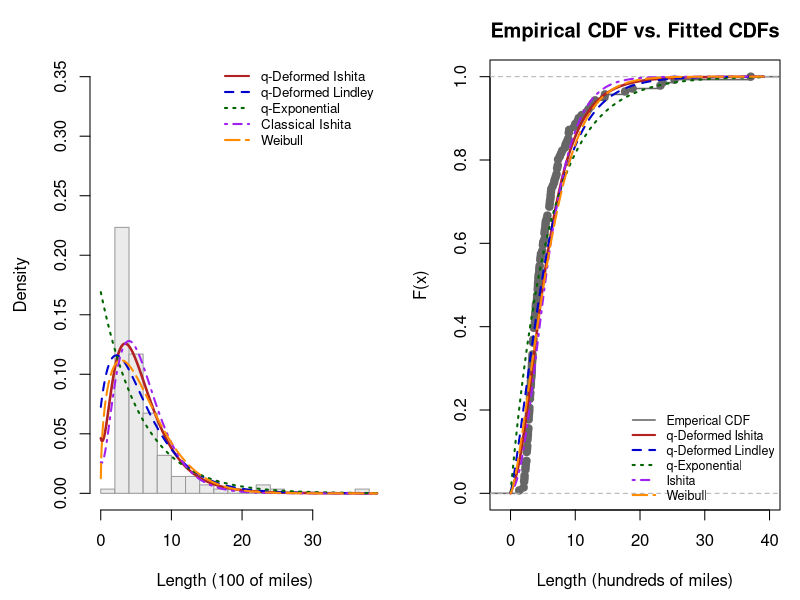
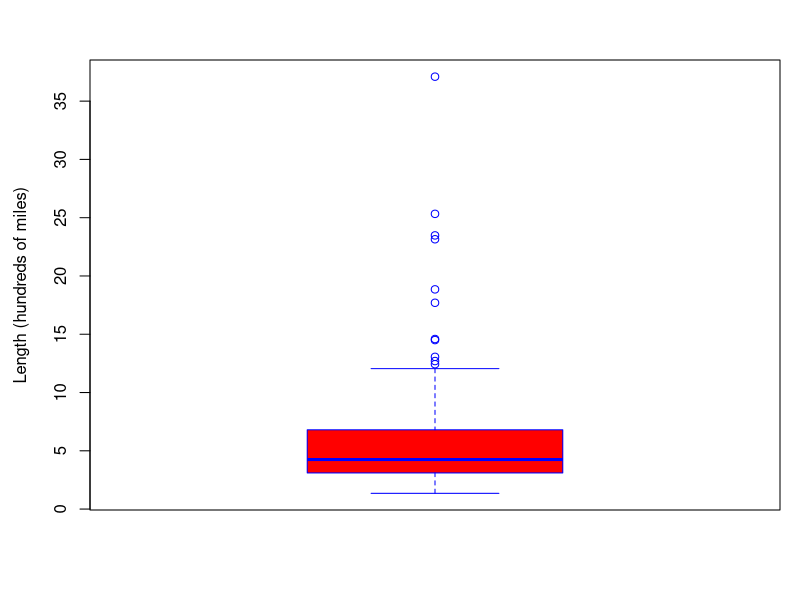

The R script that drew these images, in order:
data("rivers")
force(rivers)
x <- rivers / 100  
n <- length(x)


#(a) q-Deformed Ishita (qDI)
dqDI <- function(x, theta, q) {
  if (theta <= 0 || q >= 4/3 || q < 1) return(rep(0, length(x)))
  num <- (2 - q) * (3 - 2 * q) * (4 - 3 * q) * (theta^3)
  den <- 2 + (3 - 2 * q) * (4 - 3 * q) * (theta^3)
  if (den <= 0 || num <= 0) return(rep(0, length(x)))
  
  C_val <- num / den
  pdf_vals <- numeric(length(x))
  valid <- (x > 0)
  
  if (abs(q - 1) < 1e-5) {
    pdf_vals[valid] <- (theta^3 / (theta^3 + 2)) * (theta + x[valid]^2) * exp(-theta * x[valid])
  } else {
    term <- 1 + (q - 1) * theta * x[valid]
    pdf_vals[valid] <- C_val * (theta + x[valid]^2) * (term^(-1 / (q - 1)))
  }
  return(pdf_vals)
}

pqDI <- function(x, theta, q) {
  sapply(x, function(val) {
    if (val <= 0) return(0)
    tryCatch(integrate(dqDI, lower = 0, upper = val, theta = theta, q = q)$value, error = function(e) NA)
  })
}

# (b) q-Deformed Lindley 
dqDL <- function(x, theta, q) {
  if (theta <= 0 || q >= 1.5 || q < 1) return(rep(0, length(x)))
  num <- (2 - q) * (3 - 2 * q) * (theta^2)
  den <- 1 + (3 - 2 * q) * theta
  if (den <= 0 || num <= 0) return(rep(0, length(x)))
  
  C_val <- num / den
  pdf_vals <- numeric(length(x))
  valid <- (x > 0)
  
  if (abs(q - 1) < 1e-5) {
    pdf_vals[valid] <- (theta^2 / (1 + theta)) * (1 + x[valid]) * exp(-theta * x[valid])
  } else {
    term <- 1 + (q - 1) * theta * x[valid]
    pdf_vals[valid] <- C_val * (1 + x[valid]) * (term^(-1 / (q - 1)))
  }
  return(pdf_vals)
}

pqDL <- function(x, theta, q) {
  sapply(x, function(val) {
    if (val <= 0) return(0)
    tryCatch(integrate(dqDL, lower = 0, upper = val, theta = theta, q = q)$value, error = function(e) NA)
  })
}

# (c) q-Exponential 
dqExp <- function(x, rate, q) {
  if (rate <= 0 || q >= 2 || q < 1) return(rep(0, length(x)))
  pdf_vals <- numeric(length(x))
  valid <- (x > 0)
  
  if (abs(q - 1) < 1e-5) {
    pdf_vals[valid] <- rate * exp(-rate * x[valid])
  } else {
    term <- 1 + (q - 1) * rate * x[valid]
    pdf_vals[valid] <- (2 - q) * rate * (term^(-1 / (q - 1)))
  }
  return(pdf_vals)
}


pqExp <- function(x, rate, q) {
  if (abs(q - 1) < 1e-5) {
    return(pexp(x, rate = rate))
  }
  cdf_vals <- numeric(length(x))
  valid <- (x > 0)
  
  
  term <- 1 + (q - 1) * rate * x[valid]
  cdf_vals[valid] <- 1 - term^(-(2 - q) / (q - 1))
  return(cdf_vals)
}

# (d) Classical Ishita
dIshita <- function(x, theta) {
  if (theta <= 0) return(rep(0, length(x)))
  pdf_vals <- numeric(length(x))
  valid <- (x > 0)
  pdf_vals[valid] <- (theta^3 / (theta^3 + 2)) * (theta + x[valid]^2) * exp(-theta * x[valid])
  return(pdf_vals)
}

pIshita <- function(x, theta) {
  sapply(x, function(val) {
    if (val <= 0) return(0)
    tryCatch(integrate(dIshita, lower = 0, upper = val, theta = theta)$value, error = function(e) NA)
  })
}


# 3. Negative Log-Likelihood Functions
nll_qDI <- function(par) {
  theta <- par[1]; q <- par[2]
  if (theta <= 1e-4 || q >= 1.33 || q <= 1.0) return(1e10)
  pdf_vals <- dqDI(x, theta, q)
  if (any(pdf_vals <= 0) || any(is.na(pdf_vals))) return(1e10)
  return(-sum(log(pdf_vals)))
}

nll_qDL <- function(par) {
  theta <- par[1]; q <- par[2]
  if (theta <= 1e-4 || q >= 1.49 || q <= 1.0) return(1e10)
  pdf_vals <- dqDL(x, theta, q)
  if (any(pdf_vals <= 0) || any(is.na(pdf_vals))) return(1e10)
  return(-sum(log(pdf_vals)))
}

nll_qExp <- function(par) {
  rate <- par[1]; q <- par[2]
  if (rate <= 1e-4 || q >= 1.99 || q <= 1.0) return(1e10)
  pdf_vals <- dqExp(x, rate, q)
  if (any(pdf_vals <= 0) || any(is.na(pdf_vals))) return(1e10)
  return(-sum(log(pdf_vals)))
}

nll_Ishita  <- function(par) -sum(log(dIshita(x, par[1])))
nll_Weibull <- function(par) -sum(dweibull(x, shape = par[1], scale = par[2], log = TRUE))
nll_Gamma   <- function(par) -sum(dgamma(x, shape = par[1], rate = par[2], log = TRUE))


# 4. Maximum Likelihood Estimation Optimization
fit_qDI     <- optim(c(0.5, 1.15), nll_qDI,     method = "L-BFGS-B", lower = c(0.01, 1.001), upper = c(5, 1.32))
fit_qDL     <- optim(c(0.5, 1.15), nll_qDL,     method = "L-BFGS-B", lower = c(0.01, 1.001), upper = c(5, 1.48))
fit_qExp    <- optim(c(0.3, 1.15), nll_qExp,    method = "L-BFGS-B", lower = c(0.01, 1.001), upper = c(5, 1.98))
fit_Ishita  <- optim(c(0.5),      nll_Ishita,  method = "L-BFGS-B", lower = c(0.01), upper = c(10))
fit_Weibull <- optim(c(1, 1),      nll_Weibull, method = "L-BFGS-B", lower = c(0.01, 0.01))
fit_Gamma   <- optim(c(1, 1),      nll_Gamma,   method = "L-BFGS-B", lower = c(0.01, 0.01))

# 5. Goodness-of-Fit Summary & Model Comparison
models <- list(
  "q-Deformed Ishita"  = list(fit = fit_qDI,     k = 2, pfun = function(v) pqDI(v, fit_qDI$par[1], fit_qDI$par[2])),
  "q-Deformed Lindley" = list(fit = fit_qDL,     k = 2, pfun = function(v) pqDL(v, fit_qDL$par[1], fit_qDL$par[2])),
  "q-Exponential"      = list(fit = fit_qExp,    k = 2, pfun = function(v) pqExp(v, fit_qExp$par[1], fit_qExp$par[2])),
  "Classical Ishita"   = list(fit = fit_Ishita,  k = 1, pfun = function(v) pIshita(v, fit_Ishita$par[1])),
  "Weibull"            = list(fit = fit_Weibull, k = 2, pfun = function(v) pweibull(v, fit_Weibull$par[1], fit_Weibull$par[2])),
  "Gamma"              = list(fit = fit_Gamma,   k = 2, pfun = function(v) pgamma(v, fit_Gamma$par[1], fit_Gamma$par[2]))
)

comparison_results <- data.frame(
  Model = character(),
  Params = numeric(),
  LogLik = numeric(),
  AIC = numeric(),
  BIC = numeric(),
  KS_Stat = numeric(),
  p_value = numeric(),
  stringsAsFactors = FALSE
)

for (name in names(models)) {
  m <- models[[name]]
  logL <- -m$fit$value
  k <- m$k
  aic <- 2 * k - 2 * logL
  bic <- k * log(n) - 2 * logL
  
  ks_test <- ks.test(x, m$pfun)
  
  comparison_results[nrow(comparison_results) + 1, ] <- list(
    Model   = name,
    Params  = k,
    LogLik  = round(logL, 4),
    AIC     = round(aic, 4),
    BIC     = round(bic, 4),
    KS_Stat = round(ks_test$statistic, 4),
    p_value = round(ks_test$p.value, 4)
  )
}

comparison_results <- comparison_results[order(comparison_results$AIC), ]

print("--- MODEL COMPARISON TABLE ---")
print(comparison_results, row.names = FALSE)


# 6. Comparative Density and CDF Visualizations
par(mfrow = c(1, 2), mar = c(4.5, 4.5, 3, 1))

x_grid <- seq(0.01, max(x) + 2, length.out = 500)

# Histogram & Density Overlay
hist(x, breaks = 25, probability = TRUE, col = "gray92", border = "gray60", main="", xlab = "Length (100 of miles)",
     ylab = "Density", ylim = c(0, 0.35))

lines(x_grid, dqDI(x_grid, fit_qDI$par[1], fit_qDI$par[2]), col = "firebrick", lwd = 2.5, lty = 1)
lines(x_grid, dqDL(x_grid, fit_qDL$par[1], fit_qDL$par[2]), col = "blue3", lwd = 2, lty = 2)
lines(x_grid, dqExp(x_grid, fit_qExp$par[1], fit_qExp$par[2]), col = "darkgreen", lwd = 2, lty = 3)
lines(x_grid, dIshita(x_grid, fit_Ishita$par[1]), col = "purple", lwd = 2, lty = 4)
lines(x_grid, dweibull(x_grid, fit_Weibull$par[1], fit_Weibull$par[2]), col = "darkorange", lwd = 2, lty = 5)

legend("topright", legend = c("q-Deformed Ishita", "q-Deformed Lindley", "q-Exponential", "Classical Ishita", "Weibull"),
       col = c("firebrick", "blue3", "darkgreen", "purple", "darkorange"),
       lty = 1:5, lwd = 2, bty = "n", cex = 0.8)

# Empirical vs Fitted CDFs
plot(ecdf(x), main = "Empirical CDF vs. Fitted CDFs", xlab = "Length (hundreds of miles)",
     ylab = "F(x)", col = "gray40", lwd = 1.5)

lines(x_grid, pqDI(x_grid, fit_qDI$par[1], fit_qDI$par[2]), col = "firebrick", lwd = 2.5, lty = 1)
lines(x_grid, pqDL(x_grid, fit_qDL$par[1], fit_qDL$par[2]), col = "blue3", lwd = 2, lty = 2)
lines(x_grid, pqExp(x_grid, fit_qExp$par[1], fit_qExp$par[2]), col = "darkgreen", lwd = 2, lty = 3)
lines(x_grid, pIshita(x_grid, fit_Ishita$par[1]), col = "purple", lwd = 2, lty = 4)
lines(x_grid, pweibull(x_grid, fit_Weibull$par[1], fit_Weibull$par[2]), col = "darkorange", lwd = 2, lty = 5)

legend("bottomright", legend = c("Emperical CDF", "q-Deformed Ishita", "q-Deformed Lindley", "q-Exponential", "Ishita", "Weibull"),
       col = c("gray40", "firebrick", "blue3", "darkgreen", "purple", "darkorange"),
       lty = c(1, 1:5), lwd = c(1.5, rep(2, 5)), bty = "n", cex = 0.75)

par(mfrow = c(1, 1))









# Box plot of River Length Data

data("rivers")

x <- rivers / 100

boxplot(
  x,
  main = "",
  ylab = "Length (hundreds of miles)",
  col = "red",
  border = "blue",
  outline = TRUE
)
